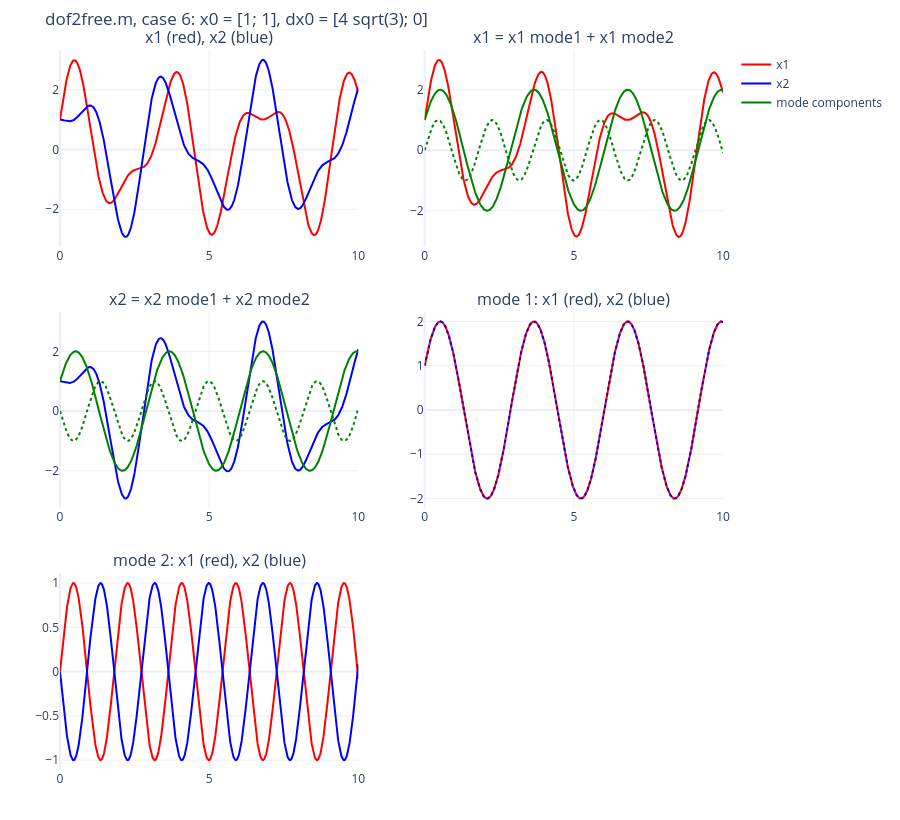

The code cell stored with this chart in its notebook:
### Markdown cell above
網頁講義 Case 5 原本寫 $b_4=2$，由 $2\sqrt3\,b_4=4$ 應為 $b_4=2/\sqrt3\approx1.1547$（上面 case 5 的輸出），網頁已加編註更正。
只有初始位移與初始速度都和某一個模態成比例時（case 2、3、4、5），響應才只含那一個頻率；case 1、6 兩個模態都有。
下面畫 case 6（原程式最後啟用的那一組）的五張圖：

### Code cell
x, xmod1, xmod2 = results[6]
fig = make_subplots(rows=3, cols=2, subplot_titles=("x1 (red), x2 (blue)", "x1 = x1 mode1 + x1 mode2", "x2 = x2 mode1 + x2 mode2",
                                                    "mode 1: x1 (red), x2 (blue)", "mode 2: x1 (red), x2 (blue)", ""),
                    vertical_spacing=0.09)
fig.add_trace(go.Scatter(x=t, y=x[0], line=dict(color="red"), name="x1"), 1, 1)
fig.add_trace(go.Scatter(x=t, y=x[1], line=dict(color="blue"), name="x2"), 1, 1)
fig.add_trace(go.Scatter(x=t, y=x[0], line=dict(color="red"), showlegend=False), 1, 2)
fig.add_trace(go.Scatter(x=t, y=xmod1[0], line=dict(color="green"), name="mode components"), 1, 2)
fig.add_trace(go.Scatter(x=t, y=xmod2[0], line=dict(color="green", dash="dot"), showlegend=False), 1, 2)
fig.add_trace(go.Scatter(x=t, y=x[1], line=dict(color="blue"), showlegend=False), 2, 1)
fig.add_trace(go.Scatter(x=t, y=xmod1[1], line=dict(color="green"), showlegend=False), 2, 1)
fig.add_trace(go.Scatter(x=t, y=xmod2[1], line=dict(color="green", dash="dot"), showlegend=False), 2, 1)
fig.add_trace(go.Scatter(x=t, y=xmod1[0], line=dict(color="red"), showlegend=False), 2, 2)
fig.add_trace(go.Scatter(x=t, y=xmod1[1], line=dict(color="blue", dash="dot"), showlegend=False), 2, 2)
fig.add_trace(go.Scatter(x=t, y=xmod2[0], line=dict(color="red"), showlegend=False), 3, 1)
fig.add_trace(go.Scatter(x=t, y=xmod2[1], line=dict(color="blue"), showlegend=False), 3, 1)
show(fig, "dof2free.m, case 6: x0 = [1; 1], dx0 = [4 sqrt(3); 0]", xlab=None, ylab=None, h=820)

### Figure 1 — Plotly figure (JSON) as saved in the notebook; plotly's stock layout.template omitted (floating-point values rounded to 4 significant figures; data arrays with more than 128 entries replaced by an {"elided": "..."} marker saying what was removed)
{"data": [{"line": {"color": "red"}, "name": "x1", "type": "scatter", "x": {"elided": "1001 float values"}, "xaxis": "x", "y": {"elided": "1001 float values"}, "yaxis": "y"}, {"line": {"color": "blue"}, "name": "x2", "type": "scatter", "x": {"elided": "1001 float values"}, "xaxis": "x", "y": {"elided": "1001 float values"}, "yaxis": "y"}, {"line": {"color": "red"}, "showlegend": false, "type": "scatter", "x": {"elided": "1001 float values"}, "xaxis": "x2", "y": {"elided": "1001 float values"}, "yaxis": "y2"}, {"line": {"color": "green"}, "name": "mode components", "type": "scatter", "x": {"elided": "1001 float values"}, "xaxis": "x2", "y": {"elided": "1001 float values"}, "yaxis": "y2"}, {"line": {"color": "green", "dash": "dot"}, "showlegend": false, "type": "scatter", "x": {"elided": "1001 float values"}, "xaxis": "x2", "y": {"elided": "1001 float values"}, "yaxis": "y2"}, {"line": {"color": "blue"}, "showlegend": false, "type": "scatter", "x": {"elided": "1001 float values"}, "xaxis": "x3", "y": {"elided": "1001 float values"}, "yaxis": "y3"}, {"line": {"color": "green"}, "showlegend": false, "type": "scatter", "x": {"elided": "1001 float values"}, "xaxis": "x3", "y": {"elided": "1001 float values"}, "yaxis": "y3"}, {"line": {"color": "green", "dash": "dot"}, "showlegend": false, "type": "scatter", "x": {"elided": "1001 float values"}, "xaxis": "x3", "y": {"elided": "1001 float values"}, "yaxis": "y3"}, {"line": {"color": "red"}, "showlegend": false, "type": "scatter", "x": {"elided": "1001 float values"}, "xaxis": "x4", "y": {"elided": "1001 float values"}, "yaxis": "y4"}, {"line": {"color": "blue", "dash": "dot"}, "showlegend": false, "type": "scatter", "x": {"elided": "1001 float values"}, "xaxis": "x4", "y": {"elided": "1001 float values"}, "yaxis": "y4"}, {"line": {"color": "red"}, "showlegend": false, "type": "scatter", "x": {"elided": "1001 float values"}, "xaxis": "x5", "y": {"elided": "1001 float values"}, "yaxis": "y5"}, {"line": {"color": "blue"}, "showlegend": false, "type": "scatter", "x": {"elided": "1001 float values"}, "xaxis": "x5", "y": {"elided": "1001 float values"}, "yaxis": "y5"}], "layout": {"annotations": [{"font": {"size": 16}, "showarrow": false, "text": "x1 (red), x2 (blue)", "x": 0.225, "xanchor": "center", "xref": "paper", "y": 1.0, "yanchor": "bottom", "yref": "paper"}, {"font": {"size": 16}, "showarrow": false, "text": "x1 = x1 mode1 + x1 mode2", "x": 0.775, "xanchor": "center", "xref": "paper", "y": 1.0, "yanchor": "bottom", "yref": "paper"}, {"font": {"size": 16}, "showarrow": false, "text": "x2 = x2 mode1 + x2 mode2", "x": 0.225, "xanchor": "center", "xref": "paper", "y": 0.6367, "yanchor": "bottom", "yref": "paper"}, {"font": {"size": 16}, "showarrow": false, "text": "mode 1: x1 (red), x2 (blue)", "x": 0.775, "xanchor": "center", "xref": "paper", "y": 0.6367, "yanchor": "bottom", "yref": "paper"}, {"font": {"size": 16}, "showarrow": false, "text": "mode 2: x1 (red), x2 (blue)", "x": 0.225, "xanchor": "center", "xref": "paper", "y": 0.2733, "yanchor": "bottom", "yref": "paper"}], "height": 820, "margin": {"b": 50, "l": 60, "r": 20, "t": 50}, "title": {"text": "dof2free.m, case 6: x0 = [1; 1], dx0 = [4 sqrt(3); 0]"}, "xaxis": {"anchor": "y", "domain": [0.0, 0.45], "title": {}}, "xaxis2": {"anchor": "y2", "domain": [0.55, 1.0]}, "xaxis3": {"anchor": "y3", "domain": [0.0, 0.45]}, "xaxis4": {"anchor": "y4", "domain": [0.55, 1.0]}, "xaxis5": {"anchor": "y5", "domain": [0.0, 0.45]}, "xaxis6": {"anchor": "y6", "domain": [0.55, 1.0]}, "yaxis": {"anchor": "x", "domain": [0.7267, 1.0], "title": {}}, "yaxis2": {"anchor": "x2", "domain": [0.7267, 1.0]}, "yaxis3": {"anchor": "x3", "domain": [0.3633, 0.6367]}, "yaxis4": {"anchor": "x4", "domain": [0.3633, 0.6367]}, "yaxis5": {"anchor": "x5", "domain": [0.0, 0.2733]}, "yaxis6": {"anchor": "x6", "domain": [0.0, 0.2733]}}}
